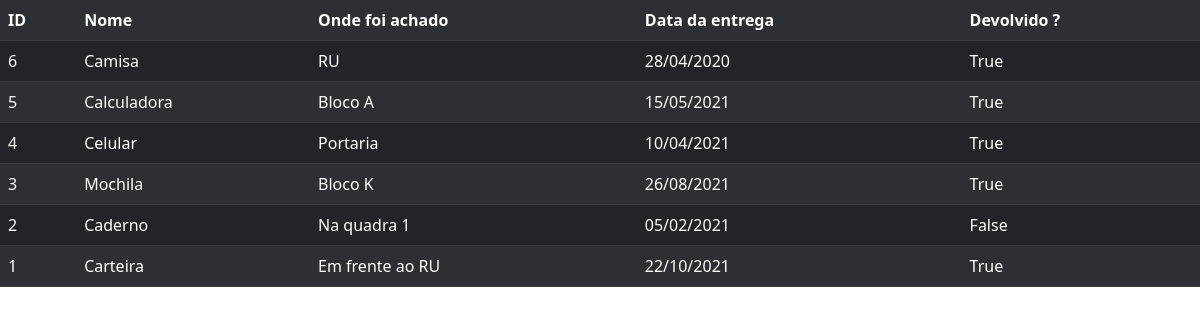
Screenshot of /objetos/listar with the database file from the repository.
### Objetos.py (models this page shows)
class Chave(db.Model):
    id = db.Column(db.Integer, primary_key=True)
    nome = db.Column(db.String(50), unique=False, nullable=False)
    local = db.Column(db.String(50), unique=False, nullable=False)
    entrega = db.Column(db.String(10), unique=False, nullable=False)
    disponivel = db.Column(db.Boolean, default=False)
    emprestimos = db.relationship('Emprestimo', backref='chave', lazy=True)

### app.py (the view)
@app.route('/objetos/listar')
def listar_objetos():
    chaves = Chave.query.order_by(Chave.id.desc()).all()
    return(render_template('objetos.html', chaves=chaves))

### templates/objetos.html
{% extends "base.html" %}
{% block conteudo %}
<table class="table table-dark table-striped">
<tr>
    <th>ID</th>
    <th>Nome</th>
    <th>Onde foi achado</th>
    <th>Data da entrega</th>
    <th>Devolvido ?</th>
</tr>
{% for chave in chaves %}
    <tr>
        <td>{{chave.id}}</td>
        <td>{{chave.nome}}</td>
        <td>{{chave.local}}</td>
        <td>{{chave.entrega}}</td>
        <td>{{chave.disponivel}}</td>
    </tr>
{% endfor %}
</table>
{% endblock %}

### templates/base.html (shortened to what this page needs)
<!DOCTYPE html>
<html>
    <head>
      <link href="https://cdn.jsdelivr.net/npm/bootstrap@5.1.3/dist/css/bootstrap.min.css" rel="stylesheet">
    </head>
<body>
    {% block conteudo %}
    {% endblock %}
</body>
</html>

### templates/base.html (style rules this page uses)
body { background-color: #ffffff; }

### rows the page displays
Chave: id "6", nome "Camisa", local "RU", entrega "28/04/2020", disponivel "True"
Chave: id "5", nome "Calculadora", local "Bloco A", entrega "15/05/2021", disponivel "True"
Chave: id "4", nome "Celular", local "Portaria", entrega "10/04/2021", disponivel "True"
Chave: id "3", nome "Mochila", local "Bloco K", entrega "26/08/2021", disponivel "True"
Chave: id "2", nome "Caderno", local "Na quadra 1", entrega "05/02/2021", disponivel "False"
Chave: id "1", nome "Carteira", local "Em frente ao RU", entrega "22/10/2021", disponivel "True"
